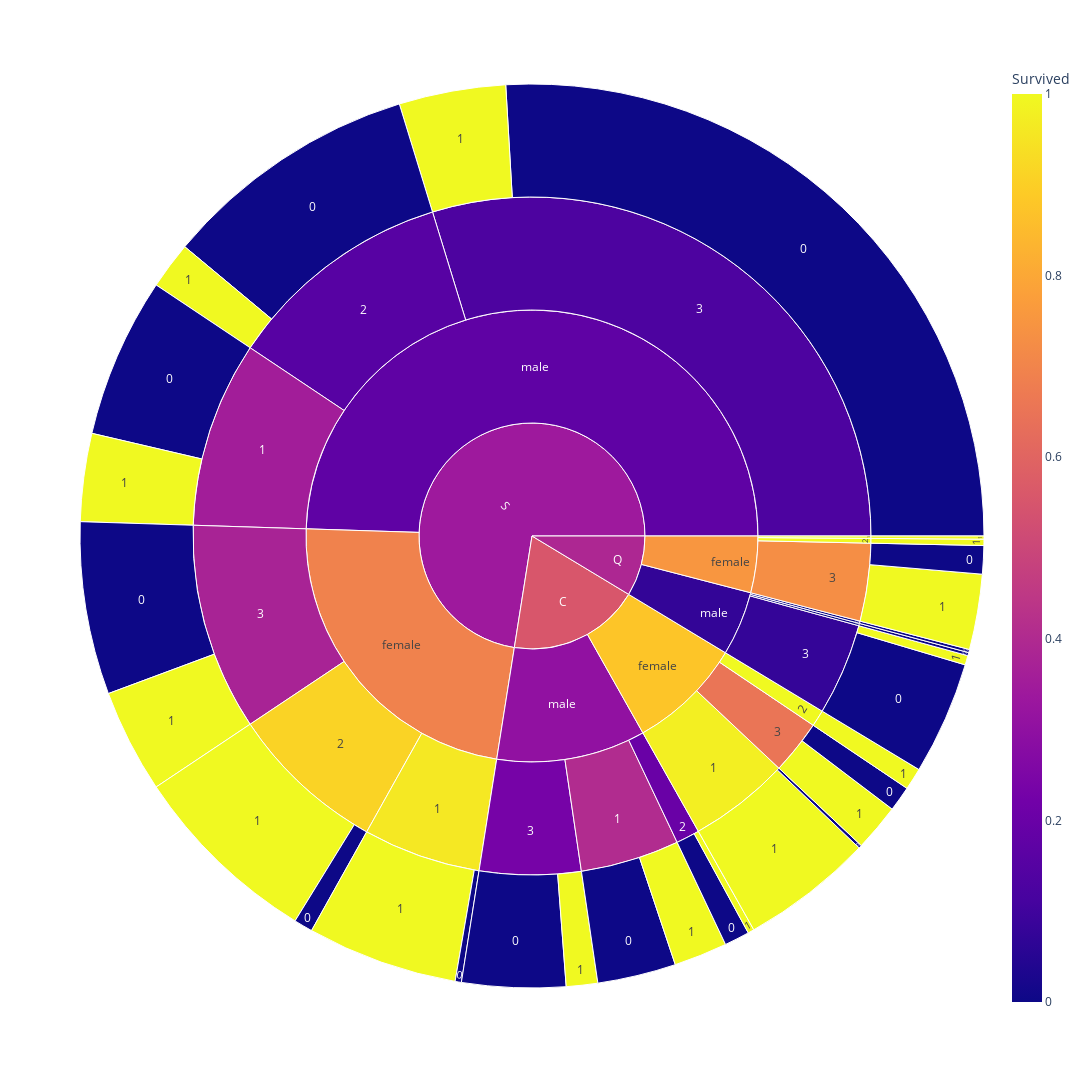

This figure's notebook cell:
### Code cell
import plotly.express as px

# Ensure Embarked NaNs are filled and columns are categorical
df['Embarked'] = df['Embarked'].fillna(df['Embarked'].mode()[0])
df['Embarked'] = df['Embarked'].astype('category')
df['Pclass'] = df['Pclass'].astype('category')
df['Sex'] = df['Sex'].astype('category')

fig = px.sunburst(
    df,
    path=['Embarked','Sex','Pclass','Survived'],
    color='Survived',color_discrete_map={'1':'green', '0':'red'},
    width=1200, height=1200
)
fig.show()

### Figure 1 — Plotly figure (JSON) as saved in the notebook; plotly's stock layout.template omitted (floating-point values rounded to 4 significant figures)
{"data": [{"branchvalues": "total", "customdata": [[0.0], [1.0], [1.0], [1.0], [0.0], [0.0], [1.0], [0.0], [1.0], [1.0], [1.0], [0.0], [1.0], [1.0], [0.0], [0.0], [1.0], [0.0], [1.0], [1.0], [0.0], [0.0], [0.0], [0.0], [0.0], [0.0], [1.0], [1.0], [1.0], [1.0], [0.0], [0.1283], [0.9767], [0.375], [0.96], [0.07692], [0.3544], [1.0], [0.9104], [0.1546], [0.6522], [0.7273], [0.2326], [0.4048], [0.2], [0.0], [1.0], [1.0], [0.0], [0.1746], [0.8767], [0.6927], [0.07317], [0.75], [0.3053], [0.339], [0.5536], [0.3896]], "domain": {"x": [0, 1], "y": [0, 1]}, "hovertemplate": "labels=%{label}<br>count=%{value}<br>parent=%{parent}<br>id=%{id}<br>Survived=%{color}<extra></extra>", "ids": ["S/male/3/0", "C/female/1/1", "S/female/3/1", "S/female/1/1", "Q/male/3/0", "S/male/1/0", "C/female/2/1", "S/female/3/0", "S/female/2/1", "S/male/2/1", "C/female/3/1", "S/male/2/0", "Q/female/3/1", "S/male/1/1", "C/male/3/0", "C/male/1/0", "C/male/3/1", "S/female/2/0", "S/male/3/1", "C/male/1/1", "C/female/3/0", "C/male/2/0", "C/female/1/0", "Q/male/1/0", "Q/female/3/0", "S/female/1/0", "Q/male/3/1", "Q/female/2/1", "Q/female/1/1", "C/male/2/1", "Q/male/2/0", "S/male/3", "C/female/1", "S/female/3", "S/female/1", "Q/male/3", "S/male/1", "C/female/2", "S/female/2", "S/male/2", "C/female/3", "Q/female/3", "C/male/3", "C/male/1", "C/male/2", "Q/male/1", "Q/female/2", "Q/female/1", "Q/male/2", "S/male", "C/female", "S/female", "Q/male", "Q/female", "C/male", "S", "C", "Q"], "labels": ["0", "1", "1", "1", "0", "0", "1", "0", "1", "1", "1", "0", "1", "1", "0", "0", "1", "0", "1", "1", "0", "0", "0", "0", "0", "0", "1", "1", "1", "1", "0", "3", "1", "3", "1", "3", "1", "2", "2", "2", "3", "3", "3", "1", "2", "1", "2", "1", "2", "male", "female", "female", "male", "female", "male", "S", "C", "Q"], "marker": {"coloraxis": "coloraxis", "colors": [0.0, 1.0, 1.0, 1.0, 0.0, 0.0, 1.0, 0.0, 1.0, 1.0, 1.0, 0.0, 1.0, 1.0, 0.0, 0.0, 1.0, 0.0, 1.0, 1.0, 0.0, 0.0, 0.0, 0.0, 0.0, 0.0, 1.0, 1.0, 1.0, 1.0, 0.0, 0.1283, 0.9767, 0.375, 0.96, 0.07692, 0.3544, 1.0, 0.9104, 0.1546, 0.6522, 0.7273, 0.2326, 0.4048, 0.2, 0.0, 1.0, 1.0, 0.0, 0.1746, 0.8767, 0.6927, 0.07317, 0.75, 0.3053, 0.339, 0.5536, 0.3896]}, "name": "", "parents": ["S/male/3", "C/female/1", "S/female/3", "S/female/1", "Q/male/3", "S/male/1", "C/female/2", "S/female/3", "S/female/2", "S/male/2", "C/female/3", "S/male/2", "Q/female/3", "S/male/1", "C/male/3", "C/male/1", "C/male/3", "S/female/2", "S/male/3", "C/male/1", "C/female/3", "C/male/2", "C/female/1", "Q/male/1", "Q/female/3", "S/female/1", "Q/male/3", "Q/female/2", "Q/female/1", "C/male/2", "Q/male/2", "S/male", "C/female", "S/female", "S/female", "Q/male", "S/male", "C/female", "S/female", "S/male", "C/female", "Q/female", "C/male", "C/male", "C/male", "Q/male", "Q/female", "Q/female", "Q/male", "S", "C", "S", "Q", "Q", "C", "", "", ""], "type": "sunburst", "values": [231, 42, 33, 48, 36, 51, 7, 55, 61, 15, 15, 82, 24, 28, 33, 25, 10, 6, 34, 17, 8, 8, 1, 1, 9, 2, 3, 2, 1, 2, 1, 265, 43, 88, 50, 39, 79, 7, 67, 97, 23, 33, 43, 42, 10, 1, 2, 1, 1, 441, 73, 205, 41, 36, 95, 646, 168, 77]}], "layout": {"coloraxis": {"colorbar": {"title": {"text": "Survived"}}, "colorscale": [[0, "#0d0887"], [0.1111, "#46039f"], [0.2222, "#7201a8"], [0.3333, "#9c179e"], [0.4444, "#bd3786"], [0.5556, "#d8576b"], [0.6667, "#ed7953"], [0.7778, "#fb9f3a"], [0.8889, "#fdca26"], [1, "#f0f921"]]}, "height": 1200, "legend": {"tracegroupgap": 0}, "margin": {"t": 60}, "width": 1200}}
